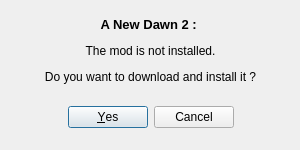
<?xml version="1.0" encoding="UTF-8"?>
<ui version="4.0">
 <class>installBox</class>
 <widget class="QDialog" name="installBox">
  <property name="geometry">
   <rect>
    <x>0</x>
    <y>0</y>
    <width>300</width>
    <height>150</height>
   </rect>
  </property>
  <property name="sizePolicy">
   <sizepolicy hsizetype="Fixed" vsizetype="Fixed">
    <horstretch>0</horstretch>
    <verstretch>0</verstretch>
   </sizepolicy>
  </property>
  <property name="windowTitle">
   <string>Mod installation</string>
  </property>
  <property name="locale">
   <locale language="English" country="UnitedStates"/>
  </property>
  <widget class="QDialogButtonBox" name="buttonBox">
   <property name="geometry">
    <rect>
     <x>10</x>
     <y>102</y>
     <width>281</width>
     <height>31</height>
    </rect>
   </property>
   <property name="locale">
    <locale language="English" country="UnitedStates"/>
   </property>
   <property name="orientation">
    <enum>Qt::Horizontal</enum>
   </property>
   <property name="standardButtons">
    <set>QDialogButtonBox::Cancel|QDialogButtonBox::Yes</set>
   </property>
   <property name="centerButtons">
    <bool>true</bool>
   </property>
  </widget>
  <widget class="QLabel" name="label">
   <property name="geometry">
    <rect>
     <x>0</x>
     <y>10</y>
     <width>301</width>
     <height>81</height>
    </rect>
   </property>
   <property name="text">
    <string>&lt;html&gt;&lt;head/&gt;&lt;body&gt;&lt;p align=&quot;center&quot;&gt;&lt;span style=&quot; font-size:10pt; font-weight:600;&quot;&gt;A New Dawn 2 : &lt;/span&gt;&lt;/p&gt;&lt;p align=&quot;center&quot;&gt;&lt;span style=&quot; font-size:9pt;&quot;&gt;The mod is not installed.&lt;/span&gt;&lt;/p&gt;&lt;p align=&quot;center&quot;&gt;&lt;span style=&quot; font-size:9pt;&quot;&gt;Do you want to download and install it ?&lt;/span&gt;&lt;/p&gt;&lt;/body&gt;&lt;/html&gt;</string>
   </property>
  </widget>
 </widget>
 <resources/>
 <connections>
  <connection>
   <sender>buttonBox</sender>
   <signal>accepted()</signal>
   <receiver>installBox</receiver>
   <slot>accept()</slot>
   <hints>
    <hint type="sourcelabel">
     <x>228</x>
     <y>116</y>
    </hint>
    <hint type="destinationlabel">
     <x>157</x>
     <y>149</y>
    </hint>
   </hints>
  </connection>
  <connection>
   <sender>buttonBox</sender>
   <signal>rejected()</signal>
   <receiver>installBox</receiver>
   <slot>reject()</slot>
   <hints>
    <hint type="sourcelabel">
     <x>290</x>
     <y>122</y>
    </hint>
    <hint type="destinationlabel">
     <x>286</x>
     <y>149</y>
    </hint>
   </hints>
  </connection>
 </connections>
</ui>
